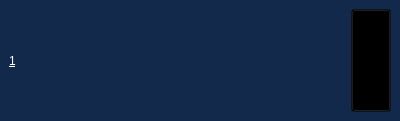
<?xml version="1.0" encoding="UTF-8"?>
<ui version="4.0">
 <class>root</class>
 <widget class="QStackedWidget" name="root">
  <property name="geometry">
   <rect>
    <x>0</x>
    <y>0</y>
    <width>400</width>
    <height>121</height>
   </rect>
  </property>
  <property name="sizePolicy">
   <sizepolicy hsizetype="Preferred" vsizetype="Fixed">
    <horstretch>0</horstretch>
    <verstretch>0</verstretch>
   </sizepolicy>
  </property>
  <property name="windowTitle">
   <string>StackedWidget</string>
  </property>
  <property name="styleSheet">
   <string notr="true">#root, #StackedWidget, #display_mode_view, #add_mode_view{
	background-color: #13294B;

}


#speaker_name_label,#speaker_number_label{
	color:white;
	font: 24pt &quot;MS UI Gothic&quot;;
	text-decoration: underline;

}

#confirm_speaker_button, #add_speaker_button,#cancel_speaker_button{
		background-color: transparent;	
}

#add_speaker_combo_box{
	color:white;
	background-color: #767676;
	font: 75 14pt &quot;MS Shell Dlg 2&quot;;	
	border-style: ridge;
    border-width: 0px,5px,0px,0px;
    border-color: #777777;
	padding: 5px
}
</string>
  </property>
  <property name="currentIndex">
   <number>0</number>
  </property>
  <widget class="QWidget" name="display_mode_view">
   <layout class="QHBoxLayout" name="horizontalLayout">
    <item>
     <widget class="QLabel" name="speaker_number_label">
      <property name="styleSheet">
       <string notr="true">background-color:#13294B</string>
      </property>
      <property name="text">
       <string>1</string>
      </property>
     </widget>
    </item>
    <item>
     <widget class="QLabel" name="speaker_name_label">
      <property name="sizePolicy">
       <sizepolicy hsizetype="Expanding" vsizetype="Expanding">
        <horstretch>5</horstretch>
        <verstretch>0</verstretch>
       </sizepolicy>
      </property>
      <property name="font">
       <font>
        <family>MS UI Gothic</family>
        <pointsize>24</pointsize>
        <weight>50</weight>
        <italic>false</italic>
        <bold>false</bold>
        <underline>true</underline>
       </font>
      </property>
      <property name="styleSheet">
       <string notr="true">background-color: #13294B</string>
      </property>
      <property name="text">
       <string/>
      </property>
      <property name="alignment">
       <set>Qt::AlignCenter</set>
      </property>
     </widget>
    </item>
    <item>
     <widget class="QPushButton" name="add_speaker_button">
      <property name="sizePolicy">
       <sizepolicy hsizetype="Minimum" vsizetype="Expanding">
        <horstretch>0</horstretch>
        <verstretch>0</verstretch>
       </sizepolicy>
      </property>
      <property name="text">
       <string/>
      </property>
      <property name="icon">
       <iconset>
        <normaloff>../resources/add.png</normaloff>../resources/add.png</iconset>
      </property>
      <property name="iconSize">
       <size>
        <width>32</width>
        <height>32</height>
       </size>
      </property>
     </widget>
    </item>
   </layout>
  </widget>
  <widget class="QWidget" name="add_mode_view">
   <layout class="QHBoxLayout" name="horizontalLayout_2" stretch="8,1,1">
    <item>
     <widget class="QComboBox" name="add_speaker_combo_box">
      <property name="insertPolicy">
       <enum>QComboBox::InsertAlphabetically</enum>
      </property>
      <property name="duplicatesEnabled">
       <bool>false</bool>
      </property>
     </widget>
    </item>
    <item>
     <widget class="QPushButton" name="cancel_speaker_button">
      <property name="sizePolicy">
       <sizepolicy hsizetype="Minimum" vsizetype="Expanding">
        <horstretch>0</horstretch>
        <verstretch>0</verstretch>
       </sizepolicy>
      </property>
      <property name="text">
       <string/>
      </property>
      <property name="icon">
       <iconset>
        <normaloff>../resources/cancel_icon.png</normaloff>../resources/cancel_icon.png</iconset>
      </property>
      <property name="iconSize">
       <size>
        <width>32</width>
        <height>32</height>
       </size>
      </property>
     </widget>
    </item>
    <item>
     <widget class="QPushButton" name="confirm_speaker_button">
      <property name="sizePolicy">
       <sizepolicy hsizetype="Minimum" vsizetype="Expanding">
        <horstretch>0</horstretch>
        <verstretch>0</verstretch>
       </sizepolicy>
      </property>
      <property name="text">
       <string/>
      </property>
      <property name="icon">
       <iconset>
        <normaloff>../resources/check_icon.png</normaloff>../resources/check_icon.png</iconset>
      </property>
      <property name="iconSize">
       <size>
        <width>32</width>
        <height>32</height>
       </size>
      </property>
     </widget>
    </item>
   </layout>
  </widget>
 </widget>
 <resources/>
 <connections/>
</ui>
